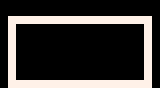

The image is a tile-based game level rendered from a .tmx file. Its description and complete source (layers, tilesets, objects, tile grids) follow:
An orthogonal 20x11 tile map with 8x8 px tiles, 1 tile layer (Tile Layer 1).

<map version="1.10" tiledversion="1.11.0" orientation="orthogonal" renderorder="right-down" width="20" height="11" tilewidth="8" tileheight="8" infinite="0" nextlayerid="2" nextobjectid="1">
 <editorsettings>
  <export target="../map_walls.csv" format="csv" />
 </editorsettings>
 <tileset firstgid="1" source="tileset.tsx" />
 <layer id="1" name="Tile Layer 1" width="20" height="11">
  <data encoding="csv">
0,0,0,0,0,0,0,0,0,0,0,0,0,0,0,0,0,0,0,0,
0,0,0,0,0,0,0,0,0,0,0,0,0,0,0,0,0,0,0,0,
0,2,2,2,2,2,2,2,2,2,2,2,2,2,2,2,2,2,2,0,
0,2,0,0,0,0,0,0,0,0,0,0,0,0,0,0,0,0,2,0,
0,2,0,0,0,0,0,0,0,0,0,0,0,0,0,0,0,0,2,0,
0,2,0,0,0,0,0,0,0,0,0,0,0,0,0,0,0,0,2,0,
0,2,0,0,0,0,0,0,0,0,0,0,0,0,0,0,0,0,2,0,
0,2,0,0,0,0,0,0,0,0,0,0,0,0,0,0,0,0,2,0,
0,2,0,0,0,0,0,0,0,0,0,0,0,0,0,0,0,0,2,0,
0,2,0,0,0,0,0,0,0,0,0,0,0,0,0,0,0,0,2,0,
0,2,2,2,2,2,2,2,2,2,2,2,2,2,2,2,2,2,2,0
</data>
 </layer>
</map>